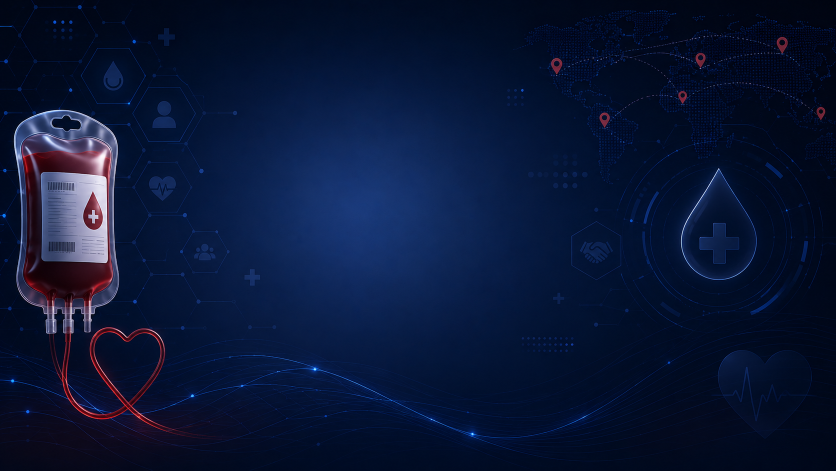
#> input picture frontend/assets/blood.png, 1672 x 941 px, given in place of lf_logo.png, which was not available (shown at 1/2 size)
$ python render_inauguration_video.py
#> lines starting #> are read from the running program, lines starting #| are printed output that depends on the picture; after the words box and inside, x2 and y2 are one past the last pixel; in counts of white or black regions, pixels touching at a corner belong together; pictures that were not available may be replaced by others from this repository, and a replacement may not be noted
"""Render the 16-second BloodLink/NSS inauguration film.

The animation is authored at 1920x1080 and encoded to a 3840x2160 H.264 master.
It intentionally uses clean, symbolic medical imagery rather than graphic anatomy.
"""

from __future__ import annotations

import math
import os
import random
import shutil
import subprocess
import sys
import wave
from pathlib import Path

import numpy as np
from PIL import Image, ImageDraw, ImageEnhance, ImageFilter, ImageFont


ROOT = Path(__file__).resolve().parents[1]
OUT_DIR = ROOT / "media" / "inauguration"
LOGO_PATH = ROOT / "frontend" / "assets" / "lf_logo.png"
W, H = 1920, 1080
FPS = 30
DURATION = 16
FRAMES = FPS * DURATION

NAVY = (3, 13, 31)
DEEP_RED = (92, 0, 18)
CRIMSON = (196, 18, 45)
BRIGHT_RED = (236, 35, 52)
GOLD = (229, 181, 80)
WHITE = (250, 252, 255)


def clamp(x: float, a: float = 0.0, b: float = 1.0) -> float:
    return max(a, min(b, x))


def smooth(x: float) -> float:
    x = clamp(x)
    return x * x * (3.0 - 2.0 * x)


def ease_out(x: float) -> float:
    return 1.0 - (1.0 - clamp(x)) ** 3


def seg(t: float, start: float, end: float) -> float:
    return clamp((t - start) / (end - start))


def font(size: int, bold: bool = False) -> ImageFont.FreeTypeFont:
    candidates = [
        Path(os.environ.get("WINDIR", "C:/Windows")) / "Fonts" / ("segoeuib.ttf" if bold else "segoeui.ttf"),
        Path(os.environ.get("WINDIR", "C:/Windows")) / "Fonts" / ("arialbd.ttf" if bold else "arial.ttf"),
    ]
    for candidate in candidates:
        if candidate.exists():
            return ImageFont.truetype(str(candidate), size=size)
    return ImageFont.load_default()


F_TITLE = font(116, True)
F_SUBTITLE = font(45, True)
F_LABEL = font(31, True)
F_SMALL = font(28, False)
F_TINY = font(22, True)


def centered(draw: ImageDraw.ImageDraw, xy: tuple[float, float], text: str, fnt, fill, spacing=0):
    if spacing <= 0:
        box = draw.textbbox((0, 0), text, font=fnt)
        draw.text((xy[0] - (box[2] - box[0]) / 2, xy[1] - (box[3] - box[1]) / 2), text, font=fnt, fill=fill)
        return
    widths = [draw.textlength(ch, font=fnt) for ch in text]
    total = sum(widths) + spacing * max(0, len(text) - 1)
    x = xy[0] - total / 2
    for ch, width in zip(text, widths):
        draw.text((x, xy[1] - fnt.size / 2), ch, font=fnt, fill=fill)
        x += width + spacing


def glow_circle(layer: Image.Image, xy, radius, color, alpha=255, blur=30):
    glow = Image.new("RGBA", layer.size, (0, 0, 0, 0))
    gd = ImageDraw.Draw(glow)
    x, y = xy
    gd.ellipse((x - radius, y - radius, x + radius, y + radius), fill=(*color, alpha))
    if blur:
        glow = glow.filter(ImageFilter.GaussianBlur(blur))
    layer.alpha_composite(glow)


# [67 lines left out: functions draw_heartbeat, draw_vessel_scene, not called in this run]


def draw_network_scene(base: Image.Image, t: float):
    draw = ImageDraw.Draw(base, "RGBA")
    p = smooth(seg(t, 5.0, 10.2))
    fade = smooth(seg(t, 5.0, 6.0)) * (1 - smooth(seg(t, 9.5, 10.2)))
    if fade <= 0:
        return
    nodes = [
        (960, 540), (690, 380), (1220, 370), (570, 650), (1350, 650),
        (380, 450), (1540, 430), (330, 790), (1590, 790), (960, 820),
    ]
    edges = [(0,1),(0,2),(0,3),(0,4),(1,5),(2,6),(3,7),(4,8),(3,9),(4,9)]
    for idx, (a, b) in enumerate(edges):
        edge_p = clamp(p * 1.55 - idx * 0.065)
        ax, ay = nodes[a]; bx, by = nodes[b]
        qx, qy = ax + (bx-ax)*edge_p, ay + (by-ay)*edge_p
        draw.line((ax, ay, qx, qy), fill=(215, 23, 48, int(200*fade)), width=9)
        draw.line((ax, ay, qx, qy), fill=(255, 108, 110, int(80*fade)), width=3)
    for idx, (x, y) in enumerate(nodes):
        npg = clamp(p * 1.6 - idx * .055)
        if npg > 0:
            r = 10 + 20 * smooth(npg)
            glow_circle(base, (x,y), r*1.5, BRIGHT_RED, int(100*fade), 22)
            draw.ellipse((x-r,y-r,x+r,y+r), fill=(243,37,56,int(235*fade)), outline=(255,190,178,int(220*fade)), width=3)
    draw_heartbeat(draw, 540, clamp(seg(t, 5.3, 7.2)), int(220*fade))


# [7 lines left out: function droplet_points, not called in this run]


def draw_connection_scene(base: Image.Image, t: float):
    p = smooth(seg(t, 8.3, 12.0))
    fade = smooth(seg(t, 8.3, 9.0)) * (1 - smooth(seg(t, 11.5, 12.15)))
    if fade <= 0:
        return
    draw = ImageDraw.Draw(base, "RGBA")
    cy = 565
    icons = [(390, "DONOR"), (960, "BLOOD BANK"), (1530, "RECIPIENT")]
    for i in range(2):
        a = icons[i][0]; b = icons[i+1][0]
        lp = clamp(p * 1.5 - i * .18)
        draw.line((a+95,cy,b-95,cy), fill=(225,181,80,int(70*fade)), width=4)
        ex = a + 95 + (b-a-190)*lp
        glow_circle(base, (ex,cy), 10, GOLD, int(200*fade), 20)
        draw.ellipse((ex-7,cy-7,ex+7,cy+7), fill=(*GOLD,int(255*fade)))
    for idx,(x,label) in enumerate(icons):
        ip = clamp(p * 1.8 - idx*.14)
        if ip <= 0: continue
        r = 82 * ease_out(ip)
        glow_circle(base, (x,cy), r, CRIMSON if idx != 1 else GOLD, int(85*fade), 35)
        ring_color = GOLD if idx == 1 else BRIGHT_RED
        draw.ellipse((x-r,cy-r,x+r,cy+r), fill=(8,19,43,int(235*fade)), outline=(*ring_color,int(245*fade)), width=5)
        if idx == 1:
            pts = droplet_points(x,cy,36)
            draw.polygon(pts, fill=(226,25,48,int(245*fade)))
            draw.rectangle((x-8,cy-14,x+8,cy+14), fill=(255,255,255,int(250*fade)))
            draw.rectangle((x-14,cy-8,x+14,cy+8), fill=(255,255,255,int(250*fade)))
        else:
            draw.ellipse((x-22,cy-38,x+22,cy+6), outline=(255,255,255,int(240*fade)), width=5)
            draw.arc((x-40,cy-8,x+40,cy+55), 190, 350, fill=(255,255,255,int(240*fade)), width=5)
        centered(draw,(x,cy+132),label,F_LABEL,(245,247,252,int(245*fade)),spacing=2)
    centered(draw,(W/2,215),"ONE PULSE.  ONE PURPOSE.",F_SUBTITLE,(245,248,255,int(245*fade)),spacing=5)


def prepare_logo() -> Image.Image:
    logo = Image.open(LOGO_PATH).convert("RGBA")
    # Remove nearly-white pixels so the mark can float over the dark reveal.
    arr = np.array(logo)
    rgb = arr[:,:,:3]
#> rgb is the input picture: shape (941, 1672, 3); mean R, G, B 9.4, 21.9, 53.3
    alpha = np.where(np.min(rgb, axis=2) > 246, 0, arr[:,:,3])
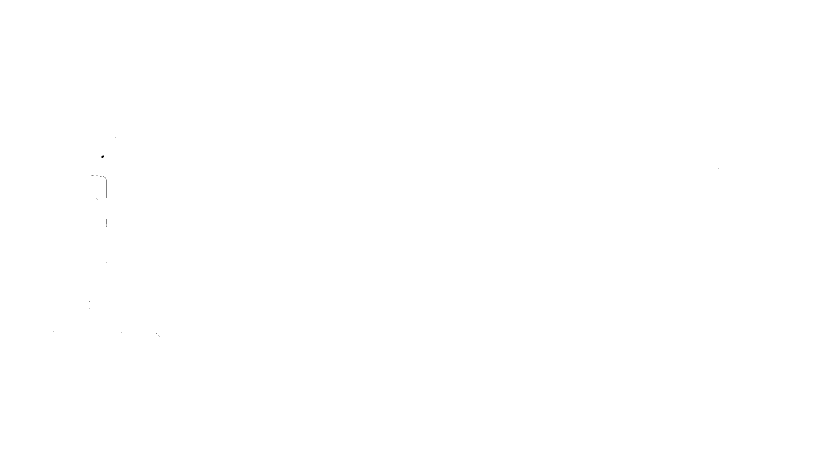
#> alpha: shape (941, 1672) (shown at 1/2 size); 100% white; black in thin lines or dots, all inside (x1, y1, x2, y2) = (107, 275, 1438, 673)
    arr[:,:,3] = alpha.astype(np.uint8)
#> arr: shape (941, 1672, 4); mean R, G, B, A 9.4, 21.9, 53.3, 255
    return Image.fromarray(arr).crop(Image.fromarray(alpha).getbbox()).resize((650,650),Image.Resampling.LANCZOS)
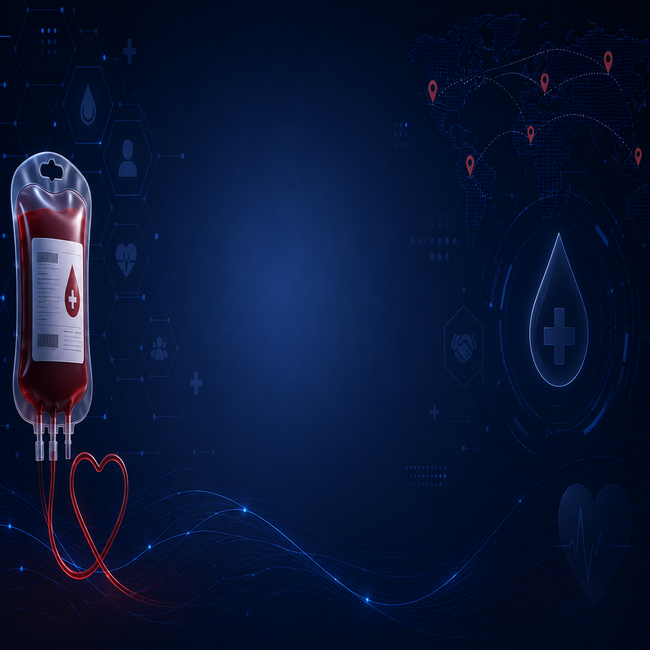
#> returned value: PIL image 650x650 RGBA; mean R, G, B, A 9.4, 21.9, 53.3, 255; transparent parts drawn white


LOGO = prepare_logo()


def draw_logo_final(base: Image.Image, t: float):
    intro = smooth(seg(t, 11.25, 12.65))
    final = smooth(seg(t, 12.25, 13.15))
    exit_p = smooth(seg(t, 15.55, 16.0))
    if intro <= 0:
        return

    # The expanding halo becomes the clean, white application transition.
    halo_r = 95 + 1250 * smooth(seg(t, 11.35, 13.15))
    glow_circle(base, (W/2, 470), halo_r, WHITE, int(245*intro), 65)
    draw = ImageDraw.Draw(base,"RGBA")
    draw.ellipse((W/2-halo_r,H/2-halo_r,W/2+halo_r,H/2+halo_r),fill=(247,249,253,int(250*intro)))

    scale = 0.72 + 0.28 * ease_out(intro) + 0.14*exit_p
    logo = LOGO.resize((int(650*scale),int(650*scale)),Image.Resampling.LANCZOS)
    logo_alpha = int(255*(1-exit_p*.65))
    if logo_alpha < 255:
        logo.putalpha(ImageEnhance.Brightness(logo.getchannel("A")).enhance(logo_alpha/255))
    base.alpha_composite(logo,(int(W/2-logo.width/2),int(455-logo.height/2)))

    if final > 0:
        a = int(255*final*(1-exit_p))
        centered(draw,(W/2,845),"BLOODLINK",F_TITLE,(7,27,62,a),spacing=10)
        centered(draw,(W/2,948),"OFFICIALLY INAUGURATED",F_SUBTITLE,(190,20,43,a),spacing=4)
        centered(draw,(W/2,1020),"NSS  •  DONATE BLOOD. SAVE LIVES.",F_SMALL,(38,56,84,a),spacing=2)

    if exit_p > 0:
        draw.rectangle((0,0,W,H),fill=(255,255,255,int(255*exit_p)))


def frame_at(t: float) -> Image.Image:
    # Multi-stop navy/crimson cinematic background.
    y = np.linspace(0,1,H,dtype=np.float32)[:,None,None]
    x = np.linspace(0,1,W,dtype=np.float32)[None,:,None]
    top = np.array(NAVY,dtype=np.float32)[None,None,:]
    bottom = np.array((28,0,14),dtype=np.float32)[None,None,:]
    rgb = top*(1-y)+bottom*y
    rgb = np.broadcast_to(rgb,(H,W,3)).copy()
    radial = np.exp(-(((x-.5)/.55)**2 + ((y-.5)/.62)**2)*3.8)
    rgb += radial*np.array([52,2,8],dtype=np.float32)
    rgb = np.clip(rgb,0,255).astype(np.uint8)
    img = Image.fromarray(rgb,"RGB").convert("RGBA")

    # Opening electrical pulse.
    if t < 2.2:
        d = ImageDraw.Draw(img,"RGBA")
        p = smooth(seg(t,.1,1.45))
        flash = (1-smooth(seg(t,0.0,.55)))*120
        glow_circle(img,(W/2,H/2),60+420*p,BRIGHT_RED,int(150*(1-p)),70)
        draw_heartbeat(d,H//2,p,int(255*(1-smooth(seg(t,1.5,2.2)))))
        d.rectangle((0,0,W,H),fill=(255,255,255,int(flash)))

    vessel_opacity = 1-smooth(seg(t,5.6,6.7))
    if vessel_opacity > 0:
        vessel = Image.new("RGBA",(W,H),(0,0,0,0))
        draw_vessel_scene(vessel,t)
        vessel.putalpha(ImageEnhance.Brightness(vessel.getchannel("A")).enhance(vessel_opacity))
        img.alpha_composite(vessel)

    draw_network_scene(img,t)
    draw_connection_scene(img,t)
    draw_logo_final(img,t)

    # Subtle film grain, deterministic per frame.
    rng = np.random.default_rng(int(t*FPS)+2026)
    noise = rng.normal(0,2.0,(H,W,1)).astype(np.int16)
    arr = np.array(img.convert("RGB"),dtype=np.int16)
    arr = np.clip(arr+noise,0,255).astype(np.uint8)
    return Image.fromarray(arr,"RGB")


def make_audio(path: Path):
    rate = 48_000
    n = int(DURATION*rate)
    tt = np.arange(n,dtype=np.float64)/rate
    audio = np.zeros(n,dtype=np.float64)

    # Low cinematic foundation and a slowly opening harmonic bed.
    rise = np.clip(tt/13.0,0,1)
    audio += .07*np.sin(2*np.pi*(42+10*rise)*tt)*(0.35+0.65*rise)
    audio += .035*np.sin(2*np.pi*84*tt)*(0.25+0.75*rise)
    audio += .022*np.sin(2*np.pi*168*tt)*np.clip((tt-5)/7,0,1)

    def thump(at: float, amp: float=0.7):
        nonlocal audio
        dt = tt-at
        mask = (dt>=0)&(dt<.48)
        env = np.exp(-dt[mask]*11)
        audio[mask] += amp*env*np.sin(2*np.pi*(58-18*dt[mask])*dt[mask])

    for beat in [0.32,0.74,1.72,2.14,3.12,3.54,4.52,4.94,6.05,6.47,7.58,8.0,9.1,9.52,10.62,11.04]:
        thump(beat,0.46 if beat>2 else 0.72)

    # Rising shimmer into the logo reveal.
    for freq,phase in [(220,0),(330,.4),(440,.8),(660,1.3)]:
        mask=(tt>=10.6)&(tt<15.6)
        env=np.sin(np.pi*(tt[mask]-10.6)/5.0)**1.5
        audio[mask]+=.035*env*np.sin(2*np.pi*freq*tt[mask]+phase)
    # Final clean impact.
    dt=tt-12.45; mask=(dt>=0)&(dt<2.5)
    audio[mask]+=.16*np.exp(-dt[mask]*1.5)*np.sin(2*np.pi*110*dt[mask])
    fade=np.ones(n); fade[int(15.3*rate):]=np.linspace(1,0,n-int(15.3*rate))
    audio*=fade
    audio=np.tanh(audio*1.35)
    pcm=(np.clip(audio,-1,1)*32767).astype('<i2')
    with wave.open(str(path),'wb') as wf:
        wf.setnchannels(1); wf.setsampwidth(2); wf.setframerate(rate); wf.writeframes(pcm.tobytes())


def ffmpeg_path() -> str:
    configured = os.environ.get("BLOODLINK_FFMPEG")
    if configured and Path(configured).exists():
        return configured
    found = shutil.which("ffmpeg")
    if found:
        return found
    package_root = Path(os.environ.get("LOCALAPPDATA", "")) / "Microsoft" / "WinGet" / "Packages"
    candidates = list(package_root.glob("Gyan.FFmpeg_*/ffmpeg-*/bin/ffmpeg.exe"))
    if not candidates:
        raise RuntimeError("FFmpeg was not found after installation")
    return str(candidates[-1])


def render():
    OUT_DIR.mkdir(parents=True,exist_ok=True)
    audio_path=OUT_DIR/"bloodlink_inauguration_score.wav"
    video_path=OUT_DIR/"BloodLink_NSS_Inauguration_4K.mp4"
    preview_path=OUT_DIR/"BloodLink_NSS_Inauguration_preview.jpg"
    make_audio(audio_path)
    frame_at(13.8).save(preview_path,quality=94)
#> in frame_at, `img = Image.fromarray(rgb,"RGB").convert("RGBA")`:
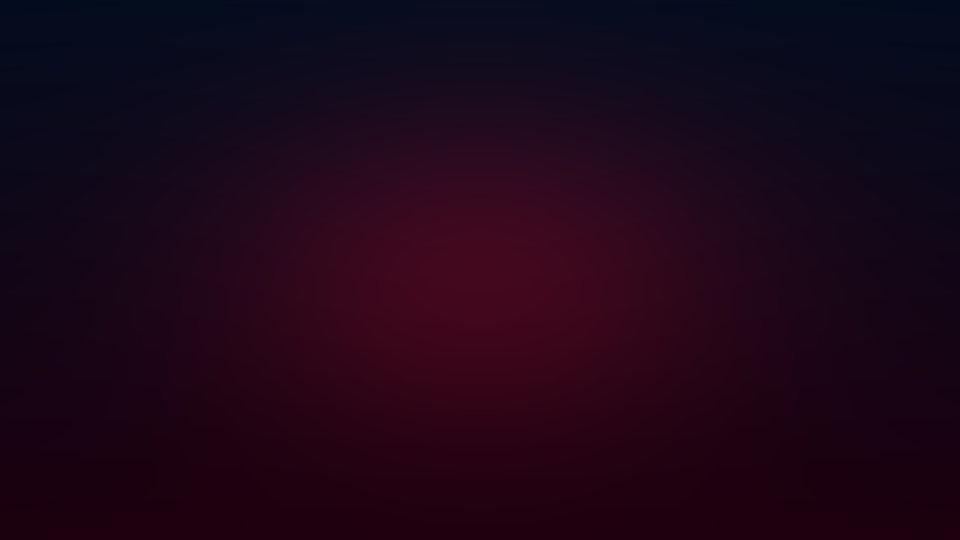
#> img: PIL image 1920x1080 RGBA (shown at 1/2 size); mean R, G, B, A 29.1, 6.5, 24.2, 255
#> in glow_circle, `glow = Image.new("RGBA", layer.size, (0, 0, 0, 0))`: glow: PIL image 1920x1080 RGBA; every value is 0
#> in draw_logo_final, `base.alpha_composite(logo,(int(W/2-logo.width/2),int(455-logo.height/2..`:
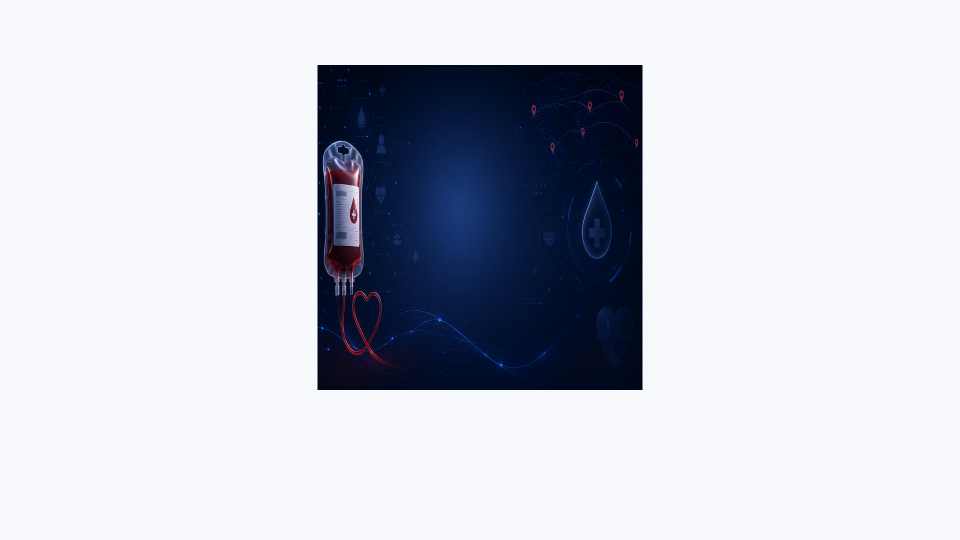
#> base: PIL image 1920x1080 RGBA (shown at 1/2 size); mean R, G, B, A 198.6, 202.7, 212.3, 251; transparent parts drawn white

    cmd=[
        ffmpeg_path(),"-y","-hide_banner","-loglevel","warning",
        "-f","rawvideo","-pixel_format","rgb24","-video_size",f"{W}x{H}","-framerate",str(FPS),"-i","-",
        "-i",str(audio_path),
        "-vf","scale=3840:2160:flags=lanczos,format=yuv420p",
        "-c:v","libx264","-preset","medium","-crf","16","-profile:v","high","-level","5.1",
        "-c:a","aac","-b:a","256k","-ar","48000","-movflags","+faststart","-shortest",str(video_path)
    ]
    proc=subprocess.Popen(cmd,stdin=subprocess.PIPE)
    assert proc.stdin is not None
    try:
        for i in range(FRAMES):
            proc.stdin.write(frame_at(i/FPS).tobytes())
            if i % 30 == 0:
                print(f"Rendered {i//30:02d}/{DURATION}s",flush=True)
    finally:
        proc.stdin.close()
    code=proc.wait()
    if code:
        raise SystemExit(code)
    print(video_path)


if __name__ == "__main__":
#> (the run stopped early here; a loop or call above may not have finished)

$ run again, on frontend/assets/noti.png
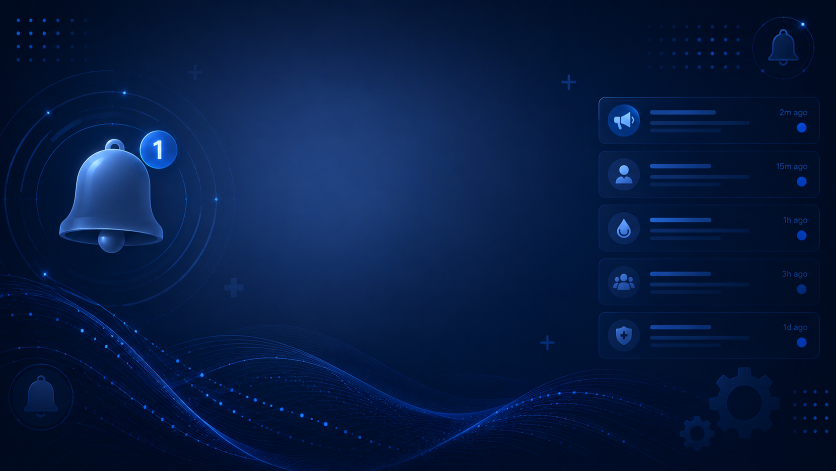
#> input picture frontend/assets/noti.png, 1672 x 941 px, given in place of lf_logo.png, which was not available (shown at 1/2 size)
#> in prepare_logo, rgb is the input picture: shape (941, 1672, 3); mean R, G, B 6.4, 27.2, 66.5
#> alpha: shape (941, 1672); 100% white; black in thin lines or dots, all inside (x1, y1, x2, y2) = (219, 281, 322, 317)
#> in prepare_logo, `return Image.fromarray(arr).crop(Image.fromarray(alpha).getbbox()).res..`:
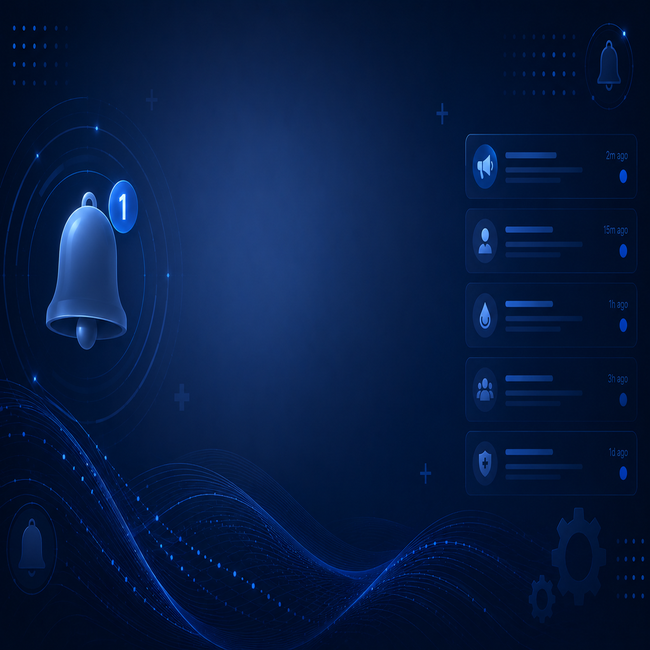
#> returned value: PIL image 650x650 RGBA; mean R, G, B, A 6.4, 27.2, 66.5, 255; transparent parts drawn white
#> in draw_logo_final, `base.alpha_composite(logo,(int(W/2-logo.width/2),int(455-logo.height/2..`:
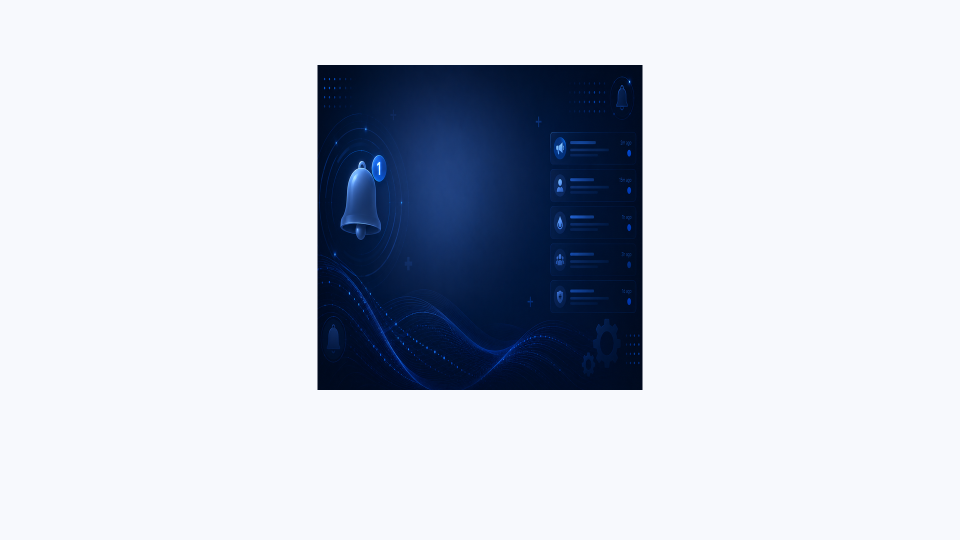
#> base: PIL image 1920x1080 RGBA (shown at 1/2 size); mean R, G, B, A 198, 203.8, 215, 251; transparent parts drawn white
